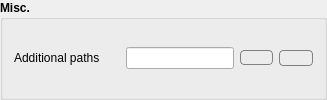
       <widget class="QGroupBox" name="misc_groupbox">
        <property name="sizePolicy">
         <sizepolicy hsizetype="Expanding" vsizetype="Preferred">
          <horstretch>0</horstretch>
          <verstretch>0</verstretch>
         </sizepolicy>
        </property>
        <property name="font">
         <font>
          <pointsize>9</pointsize>
          <weight>75</weight>
          <bold>true</bold>
         </font>
        </property>
        <property name="title">
         <string>Misc.</string>
        </property>
        <layout class="QGridLayout" name="gridLayout_4">
         <item row="1" column="1">
          <widget class="QLineEdit" name="additional_path_lineedit">
           <property name="font">
            <font>
             <pointsize>8</pointsize>
             <weight>50</weight>
             <bold>false</bold>
            </font>
           </property>
           <property name="toolTip">
            <string>&lt;html&gt;&lt;head/&gt;&lt;body&gt;&lt;p&gt;If you want to add some paths to be added in sys.path then mention them here.&lt;/p&gt;&lt;p&gt;You can provide multiple paths separated by &lt;span style=&quot; font-weight:600;&quot;&gt;;&lt;/span&gt;&lt;/p&gt;&lt;p&gt;It will be useful if you have some python modules which you want to use inside scripts located under &lt;span style=&quot; font-weight:600;&quot;&gt;Python Tests Location &lt;/span&gt;given above. &lt;/p&gt;&lt;p&gt;All paths mentioned above will be added into python system path so you can import scripts under such paths directly.&lt;/p&gt;&lt;/body&gt;&lt;/html&gt;</string>
           </property>
           <property name="readOnly">
            <bool>true</bool>
           </property>
          </widget>
         </item>
         <item row="1" column="2">
          <widget class="QPushButton" name="additional_path_pushbutton">
           <property name="font">
            <font>
             <pointsize>8</pointsize>
             <weight>50</weight>
             <bold>false</bold>
            </font>
           </property>
           <property name="toolTip">
            <string>&lt;html&gt;&lt;head/&gt;&lt;body&gt;&lt;p&gt;If you want to add some paths to be added in sys.path then mention them here.&lt;/p&gt;&lt;p&gt;You can provide multiple paths separated by &lt;span style=&quot; font-weight:600;&quot;&gt;;&lt;/span&gt;&lt;/p&gt;&lt;p&gt;It will be useful if you have some python modules which you want to use inside scripts located under &lt;span style=&quot; font-weight:600;&quot;&gt;Python Tests Location &lt;/span&gt;given above. &lt;/p&gt;&lt;p&gt;All paths mentioned above will be added into python system path so you can import scripts under such paths directly.&lt;/p&gt;&lt;/body&gt;&lt;/html&gt;</string>
           </property>
           <property name="styleSheet">
            <string notr="true">border: 1px solid grey;
border-radius: 4;</string>
           </property>
           <property name="text">
            <string/>
           </property>
          </widget>
         </item>
         <item row="1" column="0">
          <widget class="QLabel" name="additional_path_label">
           <property name="font">
            <font>
             <pointsize>9</pointsize>
             <weight>50</weight>
             <bold>false</bold>
            </font>
           </property>
           <property name="toolTip">
            <string>&lt;html&gt;&lt;head/&gt;&lt;body&gt;&lt;p&gt;If you want to add some paths to be added in sys.path then mention them here&lt;/p&gt;&lt;p&gt;You can provide multiple paths separated by &lt;span style=&quot; font-weight:600;&quot;&gt;;&lt;/span&gt;&lt;/p&gt;&lt;/body&gt;&lt;/html&gt;</string>
           </property>
           <property name="text">
            <string>Additional paths      </string>
           </property>
          </widget>
         </item>
         <item row="1" column="3">
          <widget class="QPushButton" name="additional_path_clear_button">
           <property name="toolTip">
            <string>&lt;html&gt;&lt;head/&gt;&lt;body&gt;&lt;p&gt;clear&lt;/p&gt;&lt;/body&gt;&lt;/html&gt;</string>
           </property>
           <property name="styleSheet">
            <string notr="true">border: 1px solid grey;
border-radius: 4;</string>
           </property>
           <property name="text">
            <string/>
           </property>
          </widget>
         </item>
        </layout>
       </widget>
